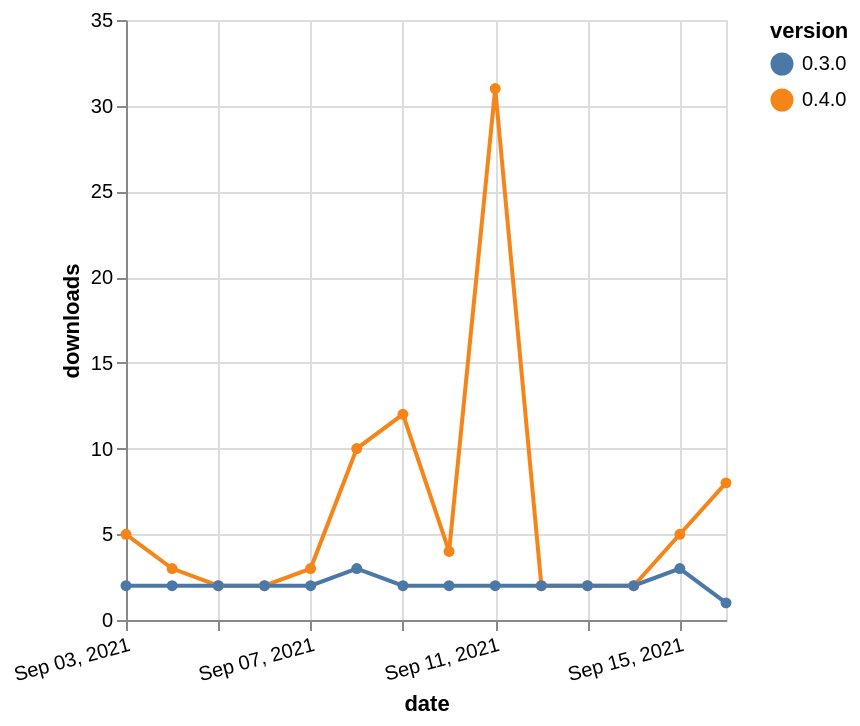

Vega-Lite specification for this chart:
### Vega-Lite specification from a JSON file in a GitHub repository (floating-point values rounded to 4 significant figures)
{"$schema": "https://vega.github.io/schema/vega-lite/v5.json", "description": "A simple bar chart with embedded data.", "data": {"values": [{"date": "2021-09-03", "total": 2103, "delta": 5, "version": "0.4.0"}, {"date": "2021-09-04", "total": 2106, "delta": 3, "version": "0.4.0"}, {"date": "2021-09-05", "total": 2108, "delta": 2, "version": "0.4.0"}, {"date": "2021-09-06", "total": 2110, "delta": 2, "version": "0.4.0"}, {"date": "2021-09-07", "total": 2113, "delta": 3, "version": "0.4.0"}, {"date": "2021-09-08", "total": 2123, "delta": 10, "version": "0.4.0"}, {"date": "2021-09-09", "total": 2135, "delta": 12, "version": "0.4.0"}, {"date": "2021-09-10", "total": 2139, "delta": 4, "version": "0.4.0"}, {"date": "2021-09-11", "total": 2170, "delta": 31, "version": "0.4.0"}, {"date": "2021-09-12", "total": 2172, "delta": 2, "version": "0.4.0"}, {"date": "2021-09-13", "total": 2174, "delta": 2, "version": "0.4.0"}, {"date": "2021-09-14", "total": 2176, "delta": 2, "version": "0.4.0"}, {"date": "2021-09-15", "total": 2181, "delta": 5, "version": "0.4.0"}, {"date": "2021-09-16", "total": 2189, "delta": 8, "version": "0.4.0"}, {"date": "2021-09-03", "total": 2643, "delta": 2, "version": "0.3.0"}, {"date": "2021-09-04", "total": 2645, "delta": 2, "version": "0.3.0"}, {"date": "2021-09-05", "total": 2647, "delta": 2, "version": "0.3.0"}, {"date": "2021-09-06", "total": 2649, "delta": 2, "version": "0.3.0"}, {"date": "2021-09-07", "total": 2651, "delta": 2, "version": "0.3.0"}, {"date": "2021-09-08", "total": 2654, "delta": 3, "version": "0.3.0"}, {"date": "2021-09-09", "total": 2656, "delta": 2, "version": "0.3.0"}, {"date": "2021-09-10", "total": 2658, "delta": 2, "version": "0.3.0"}, {"date": "2021-09-11", "total": 2660, "delta": 2, "version": "0.3.0"}, {"date": "2021-09-12", "total": 2662, "delta": 2, "version": "0.3.0"}, {"date": "2021-09-13", "total": 2664, "delta": 2, "version": "0.3.0"}, {"date": "2021-09-14", "total": 2666, "delta": 2, "version": "0.3.0"}, {"date": "2021-09-15", "total": 2669, "delta": 3, "version": "0.3.0"}, {"date": "2021-09-16", "total": 2670, "delta": 1, "version": "0.3.0"}]}, "width": "container", "mark": {"type": "line", "point": {"filled": true}}, "encoding": {"x": {"field": "date", "type": "temporal", "timeUnit": "yearmonthdate", "title": "date", "axis": {"labelAngle": -15}}, "y": {"field": "delta", "type": "quantitative", "title": "downloads"}, "color": {"field": "version", "type": "nominal"}, "tooltip": {"field": "delta"}}}
